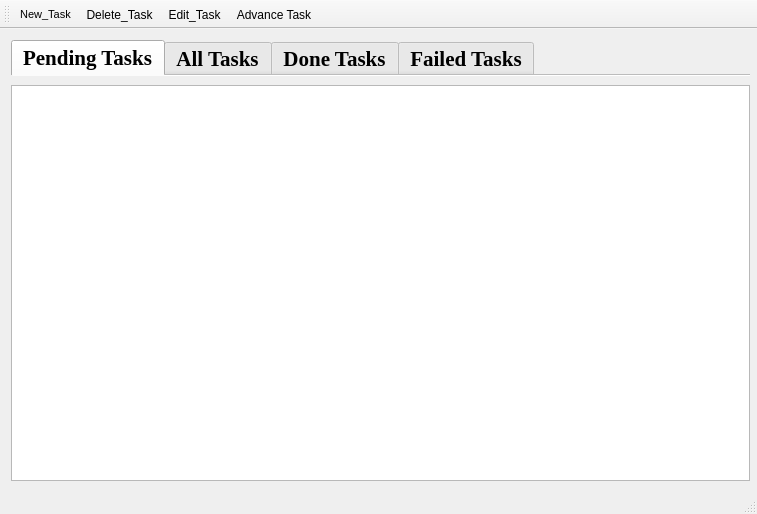
<?xml version="1.0" encoding="UTF-8"?>
<ui version="4.0">
 <class>MainWindow</class>
 <widget class="QMainWindow" name="MainWindow">
  <property name="geometry">
   <rect>
    <x>0</x>
    <y>0</y>
    <width>757</width>
    <height>514</height>
   </rect>
  </property>
  <property name="minimumSize">
   <size>
    <width>64</width>
    <height>64</height>
   </size>
  </property>
  <property name="windowTitle">
   <string>MainWindow</string>
  </property>
  <widget class="QWidget" name="centralWidget">
   <layout class="QGridLayout" name="gridLayout">
    <item row="0" column="0">
     <widget class="QTabWidget" name="tabWidget">
      <property name="minimumSize">
       <size>
        <width>739</width>
        <height>0</height>
       </size>
      </property>
      <property name="font">
       <font>
        <family>Times New Roman</family>
        <pointsize>16</pointsize>
        <weight>75</weight>
        <italic>false</italic>
        <bold>true</bold>
        <strikeout>false</strikeout>
        <kerning>true</kerning>
       </font>
      </property>
      <property name="mouseTracking">
       <bool>false</bool>
      </property>
      <property name="tabletTracking">
       <bool>false</bool>
      </property>
      <property name="focusPolicy">
       <enum>Qt::NoFocus</enum>
      </property>
      <property name="contextMenuPolicy">
       <enum>Qt::DefaultContextMenu</enum>
      </property>
      <property name="acceptDrops">
       <bool>false</bool>
      </property>
      <property name="layoutDirection">
       <enum>Qt::LeftToRight</enum>
      </property>
      <property name="autoFillBackground">
       <bool>false</bool>
      </property>
      <property name="tabShape">
       <enum>QTabWidget::Rounded</enum>
      </property>
      <property name="currentIndex">
       <number>0</number>
      </property>
      <property name="iconSize">
       <size>
        <width>16</width>
        <height>16</height>
       </size>
      </property>
      <property name="elideMode">
       <enum>Qt::ElideNone</enum>
      </property>
      <property name="usesScrollButtons">
       <bool>true</bool>
      </property>
      <property name="documentMode">
       <bool>true</bool>
      </property>
      <property name="tabsClosable">
       <bool>false</bool>
      </property>
      <property name="movable">
       <bool>false</bool>
      </property>
      <property name="tabBarAutoHide">
       <bool>false</bool>
      </property>
      <widget class="QWidget" name="PendingTasks">
       <property name="mouseTracking">
        <bool>true</bool>
       </property>
       <attribute name="title">
        <string>Pending Tasks</string>
       </attribute>
       <layout class="QGridLayout" name="gridLayout_2" rowstretch="0" rowminimumheight="0">
        <property name="leftMargin">
         <number>0</number>
        </property>
        <property name="topMargin">
         <number>9</number>
        </property>
        <property name="rightMargin">
         <number>0</number>
        </property>
        <property name="bottomMargin">
         <number>0</number>
        </property>
        <property name="spacing">
         <number>0</number>
        </property>
        <item row="0" column="0">
         <widget class="QListWidget" name="listWidget"/>
        </item>
       </layout>
      </widget>
      <widget class="QWidget" name="AllTasks">
       <attribute name="title">
        <string>All Tasks</string>
       </attribute>
       <layout class="QGridLayout" name="gridLayout_3">
        <property name="leftMargin">
         <number>0</number>
        </property>
        <property name="rightMargin">
         <number>0</number>
        </property>
        <property name="bottomMargin">
         <number>0</number>
        </property>
        <property name="spacing">
         <number>0</number>
        </property>
        <item row="0" column="0">
         <widget class="QListWidget" name="listWidget_2"/>
        </item>
       </layout>
      </widget>
      <widget class="QWidget" name="DoneTasks">
       <attribute name="title">
        <string>Done Tasks</string>
       </attribute>
       <layout class="QGridLayout" name="gridLayout_4">
        <property name="leftMargin">
         <number>0</number>
        </property>
        <property name="rightMargin">
         <number>0</number>
        </property>
        <property name="bottomMargin">
         <number>0</number>
        </property>
        <property name="spacing">
         <number>0</number>
        </property>
        <item row="0" column="0">
         <widget class="QListWidget" name="listWidget_3"/>
        </item>
       </layout>
      </widget>
      <widget class="QWidget" name="FailedTasks">
       <attribute name="title">
        <string>Failed Tasks</string>
       </attribute>
       <layout class="QGridLayout" name="gridLayout_5">
        <property name="leftMargin">
         <number>0</number>
        </property>
        <property name="rightMargin">
         <number>0</number>
        </property>
        <property name="bottomMargin">
         <number>0</number>
        </property>
        <property name="spacing">
         <number>0</number>
        </property>
        <item row="0" column="0">
         <widget class="QListWidget" name="listWidget_4"/>
        </item>
       </layout>
      </widget>
     </widget>
    </item>
   </layout>
  </widget>
  <widget class="QToolBar" name="mainToolBar">
   <property name="sizePolicy">
    <sizepolicy hsizetype="Maximum" vsizetype="Maximum">
     <horstretch>0</horstretch>
     <verstretch>0</verstretch>
    </sizepolicy>
   </property>
   <property name="minimumSize">
    <size>
     <width>0</width>
     <height>0</height>
    </size>
   </property>
   <property name="baseSize">
    <size>
     <width>64</width>
     <height>64</height>
    </size>
   </property>
   <property name="contextMenuPolicy">
    <enum>Qt::CustomContextMenu</enum>
   </property>
   <property name="iconSize">
    <size>
     <width>40</width>
     <height>40</height>
    </size>
   </property>
   <attribute name="toolBarArea">
    <enum>TopToolBarArea</enum>
   </attribute>
   <attribute name="toolBarBreak">
    <bool>true</bool>
   </attribute>
   <addaction name="New_Task_Button"/>
   <addaction name="Delete_Task_Button"/>
   <addaction name="Edit_Task_Button"/>
   <addaction name="Advance_Task_Button"/>
  </widget>
  <widget class="QStatusBar" name="statusBar"/>
  <widget class="QMenuBar" name="menuBar">
   <property name="geometry">
    <rect>
     <x>0</x>
     <y>0</y>
     <width>757</width>
     <height>21</height>
    </rect>
   </property>
  </widget>
  <action name="New_Task_Button">
   <property name="checkable">
    <bool>false</bool>
   </property>
   <property name="icon">
    <iconset resource="resources.qrc">
     <normaloff>:/img/img/plus.png</normaloff>:/img/img/plus.png</iconset>
   </property>
   <property name="text">
    <string>New_Task</string>
   </property>
   <property name="toolTip">
    <string>Create Task</string>
   </property>
   <property name="font">
    <font>
     <pointsize>8</pointsize>
    </font>
   </property>
  </action>
  <action name="Delete_Task_Button">
   <property name="icon">
    <iconset resource="resources.qrc">
     <normaloff>:/img/img/delete-button.png</normaloff>:/img/img/delete-button.png</iconset>
   </property>
   <property name="text">
    <string>Delete_Task</string>
   </property>
   <property name="toolTip">
    <string>Delete Task</string>
   </property>
  </action>
  <action name="Edit_Task_Button">
   <property name="icon">
    <iconset resource="resources.qrc">
     <normaloff>:/img/img/pencil.png</normaloff>:/img/img/pencil.png</iconset>
   </property>
   <property name="text">
    <string>Edit_Task</string>
   </property>
   <property name="toolTip">
    <string>Edit Task</string>
   </property>
  </action>
  <action name="Advance_Task_Button">
   <property name="icon">
    <iconset resource="resources.qrc">
     <normaloff>:/img/img/check.png</normaloff>:/img/img/check.png</iconset>
   </property>
   <property name="text">
    <string>Advance Task</string>
   </property>
   <property name="toolTip">
    <string>Advance Task</string>
   </property>
  </action>
 </widget>
 <layoutdefault spacing="6" margin="11"/>
 <resources>
  <include location="resources.qrc"/>
 </resources>
 <connections/>
</ui>
